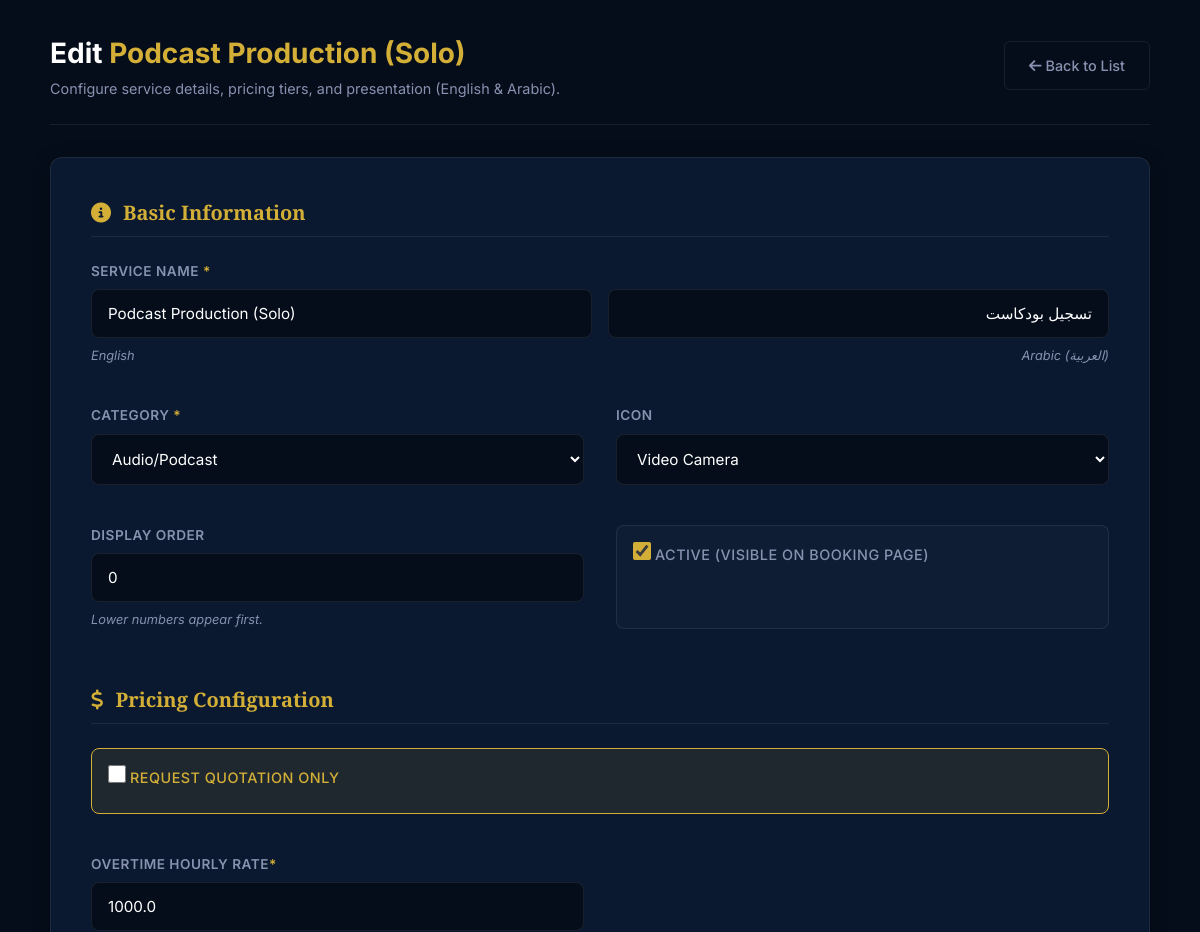
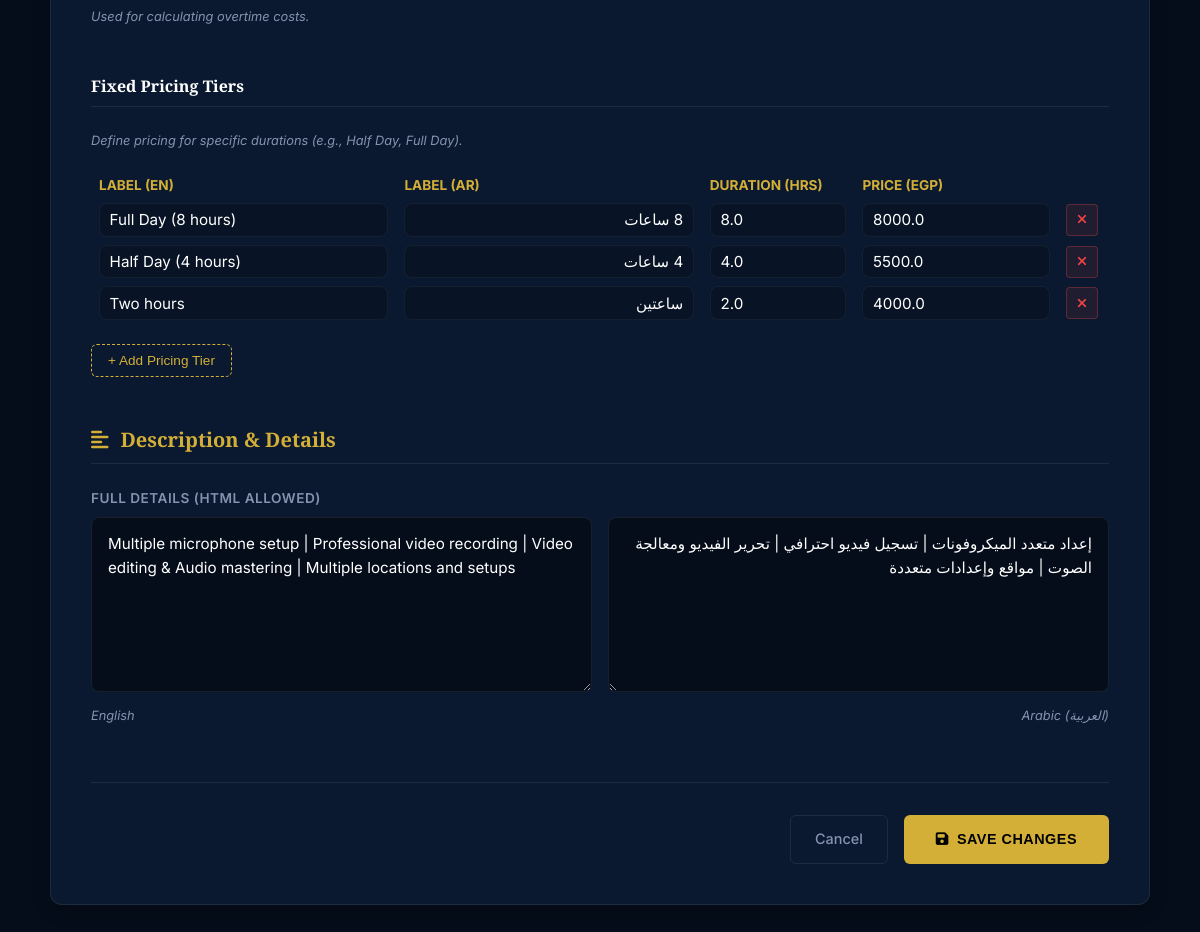
The page /admin/services/edit/2 (signed in) on the database its author committed (2 pictures, top to bottom).
### app.py (models this page shows, shortened)
class Service(db.Model):
    __tablename__ = 'services'
    id = db.Column(db.Integer, primary_key=True)
    name = db.Column(db.String(100), nullable=False)
    name_ar = db.Column(db.String(100))
    slug = db.Column(db.String(100), unique=True, nullable=False)
    category = db.Column(db.String(50), nullable=False)
    base_price = db.Column(db.Float, nullable=False, default=0.0)
    description = db.Column(db.Text) # Short summary
    details = db.Column(db.Text)     # NEW: Long detailed description
    details_ar = db.Column(db.Text)
    is_quotation_only = db.Column(db.Boolean, default=False) # NEW: If true, price is hidden/TBD
    hourly_rate = db.Column(db.Float, nullable=False, default=0.0) # Fallback/Base hourly rate
    features = db.Column(db.Text)
    icon = db.Column(db.String(50), default='film')
    image_url = db.Column(db.String(500))
    display_order = db.Column(db.Integer, default=0)
    is_active = db.Column(db.Boolean, default=True)
    created_at = db.Column(db.DateTime, default=datetime.utcnow)
    pricing_tiers = db.relationship('ServicePricingTier', back_populates='service', cascade='all, delete-orphan') # NEW
    bookings = db.relationship('Booking', back_populates='service')
    add_ons = db.relationship('ServiceAddOn', back_populates='service', cascade='all, delete-orphan')

class ServicePricingTier(db.Model):
    __tablename__ = 'service_pricing_tiers'
    id = db.Column(db.Integer, primary_key=True)
    service_id = db.Column(db.Integer, db.ForeignKey('services.id'), nullable=False)
    duration_hours = db.Column(db.Float, nullable=False) # e.g., 2.0, 4.0, 8.0
    price = db.Column(db.Float, nullable=False)          # e.g., 4000, 5500, 8000
    label = db.Column(db.String(50))                     # e.g., "Full Day", "Half Day"
    label_ar = db.Column(db.String(50))
    service = db.relationship('Service', back_populates='pricing_tiers')

### app.py (the view, shortened to what this page needs)
@app.route('/admin/services/edit/<int:service_id>', methods=['GET', 'POST'])
@admin_required
def admin_service_edit(service_id):
    service = Service.query.get_or_404(service_id)
    new_inquiries = ContactInquiry.query.filter_by(status='new').count()
    return render_template('admin/service_edit.html', item=service, action='Edit', new_inquiries=new_inquiries)

### templates/admin/service_edit.html (shortened to what this page needs)
<!DOCTYPE html>
<html lang="en">
<head>
    <link href="https://cdnjs.cloudflare.com/ajax/libs/font-awesome/6.4.0/css/all.min.css" rel="stylesheet">
</head>
<body>
    <div class="admin-container">
        <header class="page-header">
            <div>
                <h1 class="page-title">
                    {% if item %}
                        Edit <span>{{ item.name }}</span>
                    {% else %}
                        Add New <span>Service</span>
                    {% endif %}
                </h1>
                <p class="page-subtitle">Configure service details, pricing tiers, and presentation (English & Arabic).</p>
            </div>
            <a href="{{ url_for('admin_services') }}" class="btn-cancel">
                <i class="fas fa-arrow-left"></i> Back to List
            </a>
        </header>
        <div class="form-card">
            <form method="POST" id="serviceForm">
                <h3 class="section-title">
                    <i class="fas fa-info-circle"></i> Basic Information
                </h3>
                <div class="form-grid">
                    <div class="form-group form-full">
                        <label>Service Name <span class="required">*</span></label>
                        <div class="dual-input-row">
                            <div>
                                <input type="text" name="name" class="form-control"
                                       value="{{ item.name if item else '' }}"
                                       placeholder="English Name (e.g., Podcast Production)"
                                       required>
                                <div class="form-hint">English</div>
                            </div>
                            <div>
                                <input type="text" name="name_ar" class="form-control"
                                       value="{{ item.name_ar if item and item.name_ar else '' }}"
                                       placeholder="Arabic Name (e.g., إنتاج بودكاست)"
                                       dir="rtl">
                                <div class="form-hint" style="text-align: right;">Arabic (العربية)</div>
                            </div>
                        </div>
                    </div>
                    <div class="form-group">
                        <label>Category <span class="required">*</span></label>
                        <select name="category" class="form-control" required>
                            <option value="audio" {% if item and item.category == 'audio' %}selected{% endif %}>Audio/Podcast</option>
                        </select>
                    </div>
                    <div class="form-group">
                        <label>Icon</label>
                        <select name="icon" class="form-control">
                            <option value="video" {% if item and item.icon == 'video' %}selected{% endif %}>Video Camera</option>
                        </select>
                    </div>
                    <div class="form-group">
                        <label>Display Order</label>
                        <input type="number" name="display_order" class="form-control"
                               value="{{ item.display_order if item else 0 }}"
                               placeholder="0">
                        <div class="form-hint">Lower numbers appear first.</div>
                    </div>
                    <div class="form-group">
                        <label class="checkbox-group">
                            <input type="checkbox" name="is_active" id="is_active"
                                   {% if item and item.is_active %}checked{% endif %}
                                   {% if not item %}checked{% endif %}>
                            <span>Active (Visible on Booking Page)</span>
                        </label>
                    </div>
                </div>
                <h3 class="section-title" style="margin-top: 3rem;">
                    <i class="fas fa-dollar-sign"></i> Pricing Configuration
                </h3>
                <div class="form-grid">
                    <div class="form-group form-full">
                         <label class="checkbox-group" style="background: rgba(212, 175, 55, 0.1); border-color: var(--color-gold);">
                            <input type="checkbox" name="is_quotation_only" id="is_quotation_only"
                                   onchange="togglePricing()"
                                   {% if item and item.is_quotation_only %}checked{% endif %}>
                            <span style="color: var(--color-gold);">Request Quotation Only</span>
                        </label>
                    </div>
                    <div class="form-group" id="hourly_div">
                        <label>Overtime Hourly Rate<span class="required">*</span></label>
                        <input type="number" name="hourly_rate" class="form-control"
                               value="{{ item.hourly_rate if item else 0 }}"
                               step="0.01" min="0" placeholder="0.00">
                        <div class="form-hint">Used for calculating overtime costs.</div>
                    </div>
                </div>
                <div id="tiers_section">
                    <h3 class="section-title" style="font-size: 1rem; color: #fff; margin-top: 1rem;">
                        Fixed Pricing Tiers
                    </h3>
                    <p class="form-hint" style="margin-bottom: 1rem;">
                        Define pricing for specific durations (e.g., Half Day, Full Day).
                    </p>
                    <table style="width: 100%; border-collapse: separate; border-spacing: 0 8px; margin-bottom: 1rem;">
                        <thead>
                            <tr style="text-align: left; color: var(--color-gold); font-size: 0.85rem; text-transform: uppercase;">
                                <th style="padding: 0 0.5rem; width: 30%;">Label (EN)</th>
                                <th style="padding: 0 0.5rem; width: 30%;">Label (AR)</th>
                                <th style="padding: 0 0.5rem; width: 15%;">Duration (Hrs)</th>
                                <th style="padding: 0 0.5rem; width: 20%;">Price (EGP)</th>
                                <th style="width: 40px;"></th>
                            </tr>
                        </thead>
                        <tbody id="tier_table_body">
                            {% if item and item.pricing_tiers %}
                                {% for tier in item.pricing_tiers %}
                                <tr>
                                    <td style="padding: 0 0.5rem;">
                                        <input type="text" name="tier_label[]" class="form-control" value="{{ tier.label }}" placeholder="e.g. Full Day">
                                    </td>
                                    <td style="padding: 0 0.5rem;">
                                        <input type="text" name="tier_label_ar[]" class="form-control" value="{{ tier.label_ar or '' }}" placeholder="e.g. يوم كامل" dir="rtl">
                                    </td>
                                    <td style="padding: 0 0.5rem;">
                                        <input type="number" name="tier_duration[]" class="form-control" value="{{ tier.duration_hours }}" step="0.5" placeholder="8">
                                    </td>
                                    <td style="padding: 0 0.5rem;">
                                        <input type="number" name="tier_price[]" class="form-control" value="{{ tier.price }}" step="0.01" placeholder="8000">
                                    </td>
                                    <td style="padding: 0 0.5rem;">
                                        <button type="button" class="btn-delete" onclick="this.closest('tr').remove()"><i class="fas fa-times"></i></button>
                                    </td>
                                </tr>
                                {% endfor %}
                            {% endif %}
                        </tbody>
                    </table>
                    <button type="button" class="btn-outline" onclick="addTierRow()">+ Add Pricing Tier</button>
                </div>
                <h3 class="section-title" style="margin-top: 3rem;">
                    <i class="fas fa-align-left"></i> Description & Details
                </h3>
                <div class="form-grid">
                    <div class="form-group form-full">
                        <label>Full Details (HTML Allowed)</label>
                        <div class="dual-input-row">
                            <div>
                                <textarea name="details" class="form-control" rows="6"
                                          placeholder="Detailed English explanation of what is included.">{{ item.details if item else '' }}</textarea>
                                <div class="form-hint">English</div>
                            </div>
                            <div>
                                <textarea name="details_ar" class="form-control" rows="6"
                                          placeholder="Detailed Arabic explanation (الشرح التفصيلي)"
                                          dir="rtl">{{ item.details_ar if item and item.details_ar else '' }}</textarea>
                                <div class="form-hint" style="text-align: right;">Arabic (العربية)</div>
                            </div>
                        </div>
                    </div>
                </div>
                <div class="form-actions">
                    <a href="{{ url_for('admin_services') }}" class="btn-cancel">Cancel</a>
                    <button type="submit" class="btn-save">
                        <i class="fas fa-save"></i>
                        {% if item %}Save Changes{% else %}Create Service{% endif %}
                    </button>
                </div>
            </form>
        </div>
    </div>
</body>
</html>

### rows shown on the page
Service: name "Podcast Production (Solo)", name_ar "تسجيل بودكاست", category "Audio/Podcast", icon "Video Camera", display_order "0", is_active "☑", hourly_rate "1000.0", details "Multiple microphone setup | Professional video recording | Video editing & Audio mastering | Multiple locations and setups", details_ar "إعداد متعدد الميكروفونات | تسجيل فيديو احترافي | تحرير الفيديو ومعالجة الصوت | مواقع وإعدادات متعددة"
ServicePricingTier: label "Full Day (8 hours)", label_ar "8 ساعات", duration_hours "8.0", price "8000.0"
ServicePricingTier: label "Half Day (4 hours)", label_ar "4 ساعات", duration_hours "4.0", price "5500.0"
ServicePricingTier: label "Two hours", label_ar "ساعتين", duration_hours "2.0", price "4000.0"
